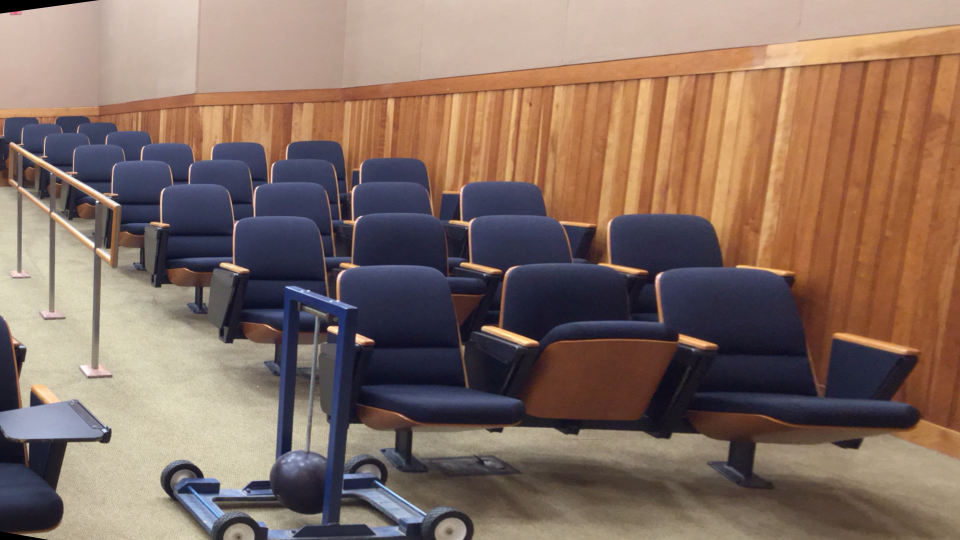
#> input picture data/pendulum/im0.png, 1920 x 1080 px (shown at 1/2 size)
$ python stereo_vision_jkatak73.py
#> lines starting #> are read from the running program, lines starting #| are printed output that depends on the picture

"""
    Importing Necessary Libraries
"""
import cv2
import numpy as np
import matplotlib.pyplot as plt

def compute_fundamental_matrix(features):
    """
    The fundamental matrix is computed and the outliers are eliminated, keeping only the best set of inliers

    :param p1: matches obtanied from filtering BF matcher output

    :return: Fundamental Matrix and Inliers
    """
    iterations = 1000
    inliers_thresh = 0
    chosen_indices = []
    f_matrix = 0

    for i in range(0, iterations):
        indices = []
        n_rows = features.shape[0]
        random_indices = np.random.choice(n_rows, size=8)
        features_8 = features[random_indices, :]

        normalised = True

        x1 = features_8 [:,0:2]
        x2 = features_8 [:,2:4]

        if x1.shape[0] > 7:
            if normalised == True:
                x1_norm, T1 = normalize(x1)
                x2_norm, T2 = normalize(x2)
            else:
                x1_norm,x2_norm = x1,x2

            A = np.zeros((len(x1_norm),9))
            for i in range(0, len(x1_norm)):
                x_1,y_1 = x1_norm[i][0], x1_norm[i][1]
                x_2,y_2 = x2_norm[i][0], x2_norm[i][1]
                A[i] = np.array([x_1*x_2, x_2*y_1, x_2, y_2*x_1, y_2*y_1, y_2, x_1, y_1, 1])

            U, S, VT = np.linalg.svd(A, full_matrices=True)
            F = VT.T[:, -1]
            F = F.reshape(3,3)

            u, s, vt = np.linalg.svd(F)
            s = np.diag(s)
            s[2,2] = 0
            F = np.dot(u, np.dot(s, vt))

            if normalised:
                F = np.dot(T2.T, np.dot(F, T1))
                f_8 = F

        else:
            f_8 = None

        for j in range(n_rows):
            feature = features[j]
            x1,x2 = feature[0:2], feature[2:4]
            x1tmp=np.array([x1[0], x1[1], 1]).T
            x2tmp=np.array([x2[0], x2[1], 1])

            error = np.dot(x1tmp, np.dot(f_8, x2tmp))
            error = np.abs(error)


            # error = errorF(feature, f_8)
            if error < 0.02:
                indices.append(j)

        if len(indices) > inliers_thresh:
            inliers_thresh = len(indices)
            chosen_indices = indices
            f_matrix = f_8

    filtered_features = features[chosen_indices, :]
    return f_matrix, filtered_features

def compute_essential_matrix(K1, K2, F):
    """
    Computing Essential Matrix

    :param p1: Camera 1 Matrix
    :param p2: Camera 2 Matrix

    :return: essential matrix
    """
    E = K2.T.dot(F).dot(K1)
    U,s,V = np.linalg.svd(E)
    s = [1,1,0]
    essential_matrix = np.dot(U,np.dot(np.diag(s),V))
    return essential_matrix


def compute_camera_pose(E):
    """
    Computing the pose of the camera when it was tking the image

    :param p1: essential matrix

    :return: rotational and translational matrix of camera
    """
    U, S, V_T = np.linalg.svd(E)
    W = np.array([[0, -1, 0], [1, 0, 0], [0, 0, 1]])

    R = []
    C = []
    R.append(np.dot(U, np.dot(W, V_T)))
    R.append(np.dot(U, np.dot(W, V_T)))
    R.append(np.dot(U, np.dot(W.T, V_T)))
    R.append(np.dot(U, np.dot(W.T, V_T)))
    C.append(U[:, 2])
    C.append(-U[:, 2])
    C.append(U[:, 2])
    C.append(-U[:, 2])

    for i in range(4):
        if (np.linalg.det(R[i]) < 0):
            R[i] = -R[i]
            C[i] = -C[i]

    return R, C

def cheirality_condition(P_3D,C_,R_3):
    """
    This condition checks if the desired pixel is in front of the camera

    :param p1: points after triangulation
    :param p2: translational matrix
    :param p3: rotational mmatrix

    :return: boolean vaule saying if the condition is satisfied or not
    """
    num_positive = 0
    for P in P_3D:
        P = P.reshape(-1,1)
        if R_3.dot(P - C_) > 0 and P[2]>0:
            num_positive+=1
    return num_positive


def normalize(data):

    data_dash = np.mean(data, axis=0)
    u_dash ,v_dash = data_dash[0], data_dash[1]

    u_cap = data[:,0] - u_dash
    v_cap = data[:,1] - v_dash

    s = (2/np.mean(u_cap**2 + v_cap**2))**(0.5)
    T_scale = np.diag([s,s,1])
    T_trans = np.array([[1,0,-u_dash],[0,1,-v_dash],[0,0,1]])
    T = T_scale.dot(T_trans)

    x_ = np.column_stack((data, np.ones(len(data))))
    x_norm = (T.dot(x_.T)).T

    return  x_norm, T


"""
    Main Function
"""
if __name__ == '__main__':

    """
        Choose the desired Dataset Number
    """
    dataset_number = 3

    if dataset_number == 1:
        dataset = 'Curule Dataset'
        img1 = cv2.imread('data/curule/im0.png')
        img2 = cv2.imread('data/curule/im1.png')
        K1 = np.array([[1758.23, 0, 977.42],[ 0, 1758.23, 552.15],[ 0, 0, 1]])
        K2 = np.array([[1758.23, 0, 977.42],[ 0, 1758.23, 552.15],[ 0, 0, 1]])
        baseline=88.39
        f = K1[0,0]

    elif dataset_number == 2:
        dataset = 'Octagon Dataset'
        img1 = cv2.imread('data/octagon/im0.png')
        img2 = cv2.imread('data/octagon/im1.png')
        K1 = np.array([[1742.11, 0, 804.90],[ 0, 1742.11, 541.22],[ 0, 0, 1]])
        K2 = np.array([[1742.11, 0, 804.90],[ 0, 1742.11, 541.22],[ 0, 0, 1]])
        baseline=221.76
        f = K1[0,0]

    elif dataset_number == 3:
        dataset = 'Pendulum Dataset'
        img1 = cv2.imread('data/pendulum/im0.png')
#> img1 is the input picture: shape (1080, 1920, 3); mean B, G, R 97.7, 109.4, 132.4
        img2 = cv2.imread('data/pendulum/im1.png')
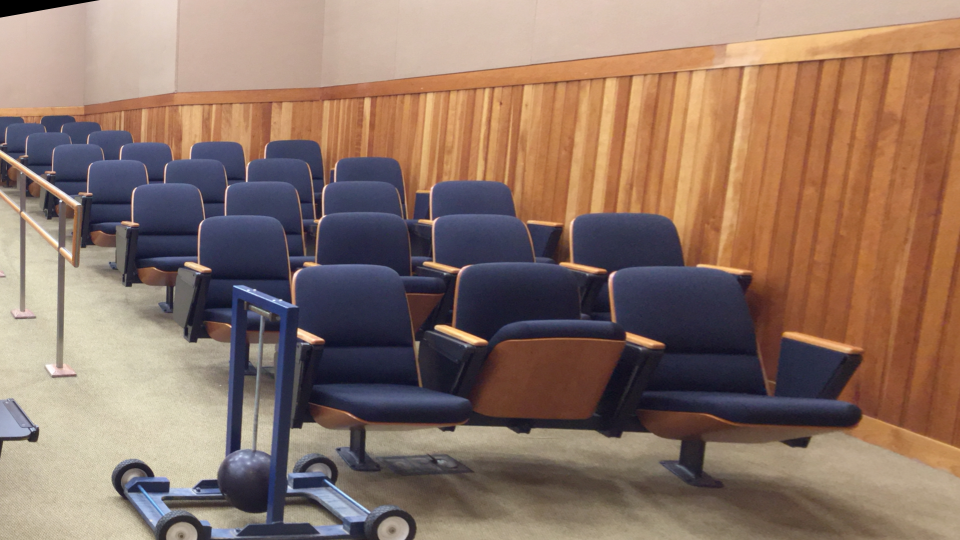
#> input picture data/pendulum/im1.png, 1920 x 1080 px (shown at 1/2 size)
#> img2 is the input picture: shape (1080, 1920, 3); mean B, G, R 101.6, 115.2, 140.5
        K1 = np.array([[1729.05, 0, -364.24],[ 0, 1729.05, 552.22],[ 0, 0, 1]])
        K2 = np.array([[1729.05, 0, -364.24],[ 0, 1729.05, 552.22],[ 0, 0, 1]])
        baseline=537.75
        f = K1[0,0]

    else:
        print("Data-set does not exist")


    print('[INFO]... Chosen Dataset is: ', dataset)
    print('Camera Matrix= \n', K1)
    print('Baseline= ', baseline, '\n')

    """
        Pre-processing Images
    """
    # Creating a Copy of Input Images
    print('[INFO]... Reading Input Images')
    image0 = img1
    image1 = img2

    # Converting to Gray Scale Images
    print('[INFO]... Converting input Images to Gray Scale')
    gray_image0 = cv2.cvtColor(image0, cv2.COLOR_BGR2GRAY)
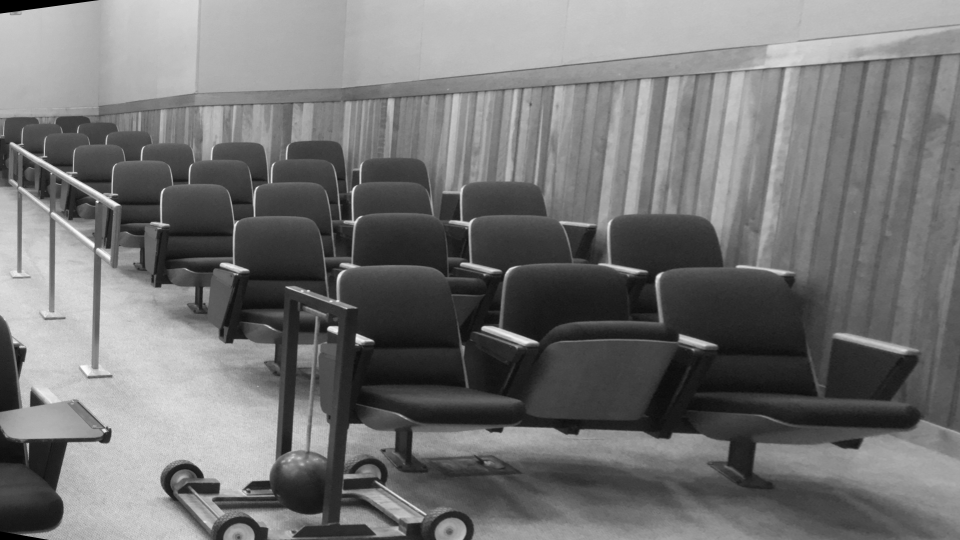
#> gray_image0: shape (1080, 1920) (shown at 1/2 size); min 0, max 255, mean 115
    gray_image1 = cv2.cvtColor(image1, cv2.COLOR_BGR2GRAY)
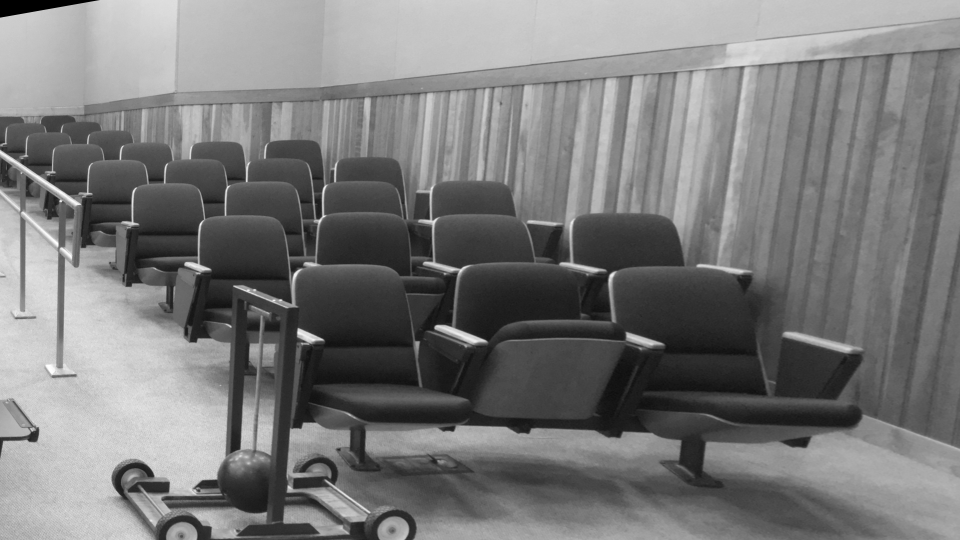
#> gray_image1: shape (1080, 1920) (shown at 1/2 size); min 0, max 255, mean 121.2

    # Converting to RGB Image
    print('[INFO]... Creating a RGB copy of input Images')
    rgb_image0 = cv2.cvtColor(image0, cv2.COLOR_BGR2RGB)
    rgb_image1 = cv2.cvtColor(image1, cv2.COLOR_BGR2RGB)

    """
        Calibration
    """

    # Finding Key points using SIFT Detector
    print('[INFO]... Finding Key points using SIFT Detector')
    sift = cv2.SIFT_create()
    kp1, des1 = sift.detectAndCompute(gray_image0, None)
#> kp1 = 2113 keypoints; strongest (x, y, size): (720, 679, 14.3), (194, 403, 3.5), (1046, 682, 15.4), (71, 800, 16.6)
    kp2, des2 = sift.detectAndCompute(gray_image1, None)
#> kp2 = 2073 keypoints; strongest (x, y, size): (613, 674, 20.7), (603, 667, 13.3), (945, 679, 16.7), (121, 402, 3.3)

    # Finding Matching points
    print('[INFO]... Finding Matching points')
    bf = cv2.BFMatcher()
    matches = bf.match(des1,des2)
#> matches = 2113 matches

    # Filtering the Matching Points
    matches = sorted(matches, key = lambda x :x.distance)
    filtered_matches = matches[0:100]
#> filtered_matches = 100 matches

    # Draw lines between the similar Matching points of given tow images
    matched_image = cv2.drawMatches(rgb_image0,kp1,rgb_image1,kp2,matches[:100],None,flags=cv2.DrawMatchesFlags_NOT_DRAW_SINGLE_POINTS)
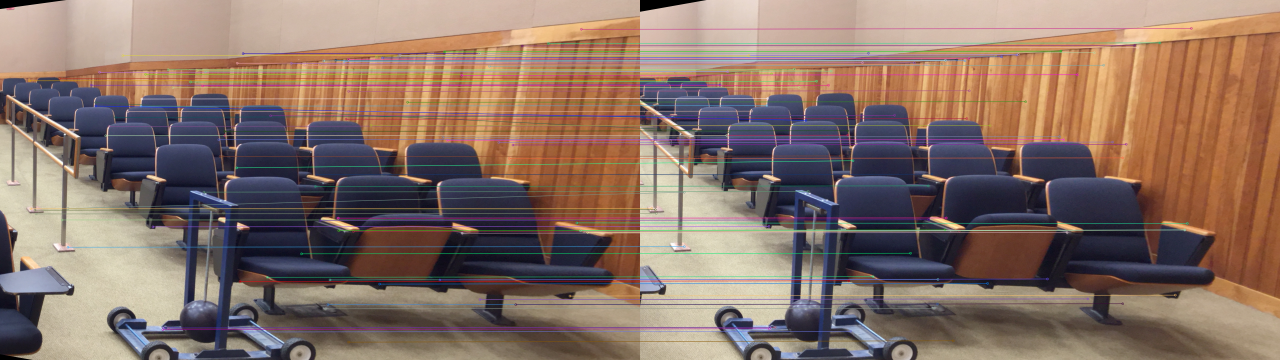
#> matched_image: shape (1080, 3840, 3) (shown at 1/3 size); mean R, G, B 136, 113.3, 102.5
    plt.imshow(matched_image)
    plt.savefig('features_image.png')

    # Converting the obtained Matches into an Array
    matched_pairs = []
    for i, m1 in enumerate(filtered_matches):
        pt1 = kp1[m1.queryIdx].pt
        pt2 = kp2[m1.trainIdx].pt
        matched_pairs.append([pt1[0], pt1[1], pt2[0], pt2[1]])
#> this loop made 100 passes
#> (pt1, pt2) on passes 1 to 12: ((1045.4, 273.6), (987.4, 271.9)), ((568.2, 210.5), (526.2, 210.3)), ((1565.8, 137.5), (1483.9, 135.5)), ((673.6, 406.4), (623, 404.9)), ((1333.3, 155.1), (1262.2, 152.8)), ((1496, 426.7), (1417.5, 425.6)), ((1031.9, 184.1), (974.3, 181.8)), ((107.8, 641.4), (48.28, 640)), ((316.9, 406.7), (259.7, 405.6)), ((801.7, 831.2), (699, 829.4)), ((87.83, 242), (58.94, 240.9)), ((1730.1, 668.2), (1641.6, 669.8))
#> after the loop, matched_pairs = 100 items, first 6: [1045.4, 273.6, 987.4, 271.9], [568.2, 210.5, 526.2, 210.3], [1565.8, 137.5, 1483.9, 135.5], [673.6, 406.4, 623, 404.9], [1333.3, 155.1, 1262.2, 152.8], [1496, 426.7, 1417.5, 425.6]
    matched_pairs = np.array(matched_pairs).reshape(-1, 4)
#> matched_pairs = 100 rows, first 6: [1045.4, 273.6, 987.4, 271.9], [568.2, 210.5, 526.2, 210.3], [1565.8, 137.5, 1483.9, 135.5], [673.6, 406.4, 623, 404.9], [1333.3, 155.1, 1262.2, 152.8], [1496, 426.7, 1417.5, 425.6]

    # Get Fundamental Matrix
    print('[INFO]... Finding Fundamental Matrix')
    fundamental_matrix, matched_pairs_inliers = compute_fundamental_matrix(matched_pairs)
#> the loop in compute_fundamental_matrix, `for i in range(0, iterations):` made 1000 passes
#> T1 on passes 1, 4: [[0.00252, 0, -2.55], [0, 0.00252, -1.35], [0, 0, 1]], [[0.00235, 0, -2.52], [0, 0.00235, -1.26], [0, 0, 1]]
#> T1 on passes 3, 7: [[0.00249, 0, -2.33], [0, 0.00249, -1.24], [0, 0, 1]], [[0.00337, 0, -2.87], [0, 0.00337, -1.43], [0, 0, 1]]

    # Get Essential Matrix
    print('[INFO]... Finding Essential Matrix')
    essential_matrix = compute_essential_matrix(K1, K2, fundamental_matrix)

    # Get Camera Pose
    print('[INFO]... Finding Camera Pose')
    init_rotational_matrix, init_translational_matrix = compute_camera_pose(essential_matrix)

    # Projection Matrix
    Pts_3D = []
    R1  = np.identity(3)
    C1  = np.zeros((3, 1))
    I = np.identity(3)
    for i in range(len(init_rotational_matrix)):
        R2 =  init_rotational_matrix[i]
        C2 =   init_translational_matrix[i].reshape(3,1)
        ProjectionM_left = np.dot(K1, np.dot(R1, np.hstack((I, -C1.reshape(3,1)))))
        ProjectionM_right = np.dot(K2, np.dot(R2, np.hstack((I, -C2.reshape(3,1)))))

        # Triangulation
        for xL,xR in zip(matched_pairs_inliers[:,0:2], matched_pairs_inliers[:,2:4]):
            pts_3d = cv2.triangulatePoints(ProjectionM_left, ProjectionM_right, np.float32(xL), np.float32(xR))
            pts_3d = np.array(pts_3d)
            pts_3d = pts_3d[0:3,0]
            Pts_3D.append(pts_3d)
#> this loop made 4 passes

    # Finding Actual camera pose from the obtained 4 sets of values
    best_i = 0
    max_Positive = 0
    for i in range(len(init_rotational_matrix)):
        R_, C_ = init_rotational_matrix[i],  init_translational_matrix[i].reshape(-1,1)
        R_3 = R_[2].reshape(1,-1)
        num_Positive = cheirality_condition(Pts_3D,C_,R_3)

        if num_Positive > max_Positive:
            best_i = i
            max_Positive = num_Positive

    R_Config, C_Config, P3D = init_rotational_matrix[best_i], init_translational_matrix[best_i], Pts_3D[best_i]

    print('The Funndamental Matrix: \n', fundamental_matrix,'\n')
#| The Funndamental Matrix:
#|  [[ 3.43672402e-11 -6.67011899e-08  3.76648928e-05]
#|  [ 6.04850771e-08 -5.61755906e-09  1.95964725e-03]
#|  [-3.30621433e-05 -1.95207316e-03  2.70494174e-04]]
    print('The Essential Matrix: \n', essential_matrix,'\n')
#| The Essential Matrix:
#|  [[ 2.14455868e-05 -5.96215908e-02  2.51663261e-04]
#|  [ 5.39816482e-02 -2.14636795e-03  9.98539548e-01]
#|  [ 1.40045316e-05 -9.98218734e-01 -2.16919028e-03]]
    print('The Rotation Matrix: \n', R_Config,'\n')
#| The Rotation Matrix:
#|  [[ 9.99983970e-01  3.83534528e-04  5.64919845e-03]
#|  [-3.95803781e-04  9.99997565e-01  2.17089936e-03]
#|  [-5.64835208e-03 -2.17310053e-03  9.99981687e-01]]
    print('The Translation Matrix: \n', C_Config, '\n')
#| The Translation Matrix:
#|  [ 9.98221019e-01 -3.81101231e-04 -5.96209078e-02]


    """
        Rectification
    """

    # Matched pairs in Image 1 and Image 2
    set1, set2 = matched_pairs_inliers[:,0:2], matched_pairs_inliers[:,2:4]

    h1, w1 = image0.shape[:2]
    h2, w2 = image1.shape[:2]

    print('[INFO]... Computing Homography Matrices \n')
    # Homographic Transformation to project the image plane of each camera onto a perfectly aligned virtual plane
    _, H1, H2 = cv2.stereoRectifyUncalibrated(np.float32(set1), np.float32(set2), fundamental_matrix, imgSize=(w1, h1))
    print("Estimated H1 and H2 as \n Homography Matrix 1: \n", H1,'\nHomography Matrix 2:\n ', H2)
#| Estimated H1 and H2 as
#|  Homography Matrix 1:
#|  [[-1.94037651e-03  1.33874212e-04  6.32241235e-02]
#|  [-3.19876614e-05 -1.95250649e-03  3.52652585e-02]
#|  [-5.85778357e-08  5.49008009e-09 -1.89788203e-03]]
#| Homography Matrix 2:
#|   [[ 1.03171071e+00 -7.93112390e-04 -3.00140037e+01]
#|  [ 1.86061773e-02  9.99985992e-01 -1.78543660e+01]
#|  [ 3.30323004e-05 -2.53930936e-08  9.68302704e-01]]

    print('[INFO]... Warping the Image \n')
    # Warping image to make the epipolar lines parallel
    img1_rectified = cv2.warpPerspective(image0, H1, (w1, h1))
    img2_rectified = cv2.warpPerspective(image1, H2, (w2, h2))
    set1_rectified = cv2.perspectiveTransform(set1.reshape(-1, 1, 2), H1).reshape(-1,2)
    set2_rectified = cv2.perspectiveTransform(set2.reshape(-1, 1, 2), H2).reshape(-1,2)

    # Reshaping the rectified Image
    img1_rectified_reshaped = cv2.resize(img1_rectified, (int(img1_rectified.shape[1] / 4), int(img1_rectified.shape[0] / 4)))
    img2_rectified_reshaped = cv2.resize(img2_rectified, (int(img2_rectified.shape[1] / 4), int(img2_rectified.shape[0] / 4)))

    # Gray scaling the Rectified Image
    img1_rectified_reshaped = cv2.cvtColor(img1_rectified_reshaped, cv2.COLOR_BGR2GRAY)
#> img1_rectified_reshaped: shape (270, 480)
    img2_rectified_reshaped = cv2.cvtColor(img2_rectified_reshaped, cv2.COLOR_BGR2GRAY)
#> img2_rectified_reshaped: shape (270, 480)

    """
        Correspondence
    """

    left_array, right_array = img1_rectified_reshaped, img2_rectified_reshaped
    left_array = left_array.astype(int)
    right_array = right_array.astype(int)
    if left_array.shape != right_array.shape:
        raise "Inequal Image Shape"
    h, w = left_array.shape

    # After a lot of trial and error, settled in on these values for each dataset
    if(dataset_number == 1):
        depth_thresh = 90000
        window = 5
    elif(dataset_number == 2):
        depth_thresh = 1000000
        window = 7
    elif(dataset_number == 3):
        depth_thresh = 100000
        window = 3

    print('[INFO]... Computing Disparity Map')
    disparity_map = np.zeros((h, w))
    x_new = w - (2 * window)
    for y in range(window, h-window):
        block_left_array = []
        block_right_array = []
        for x in range(window, w-window):
            block_left = left_array[y:y + window, x:x + window]
            block_left_array.append(block_left.flatten())

            block_right = right_array[y:y + window, x:x + window]
            block_right_array.append(block_right.flatten())

        block_left_array = np.array(block_left_array)
        block_left_array = np.repeat(block_left_array[:, :, np.newaxis], x_new, axis=2)

        block_right_array = np.array(block_right_array)
        block_right_array = np.repeat(block_right_array[:, :, np.newaxis], x_new, axis=2)
        block_right_array = block_right_array.T

        abs_diff = np.abs(block_left_array - block_right_array)
        sum_abs_diff = np.sum(abs_diff, axis = 1)
        idx = np.argmin(sum_abs_diff, axis = 0)
        disparity = np.abs(idx - np.linspace(0, x_new, x_new, dtype=int)).reshape(1, x_new)
        disparity_map[y, 0:x_new] = disparity
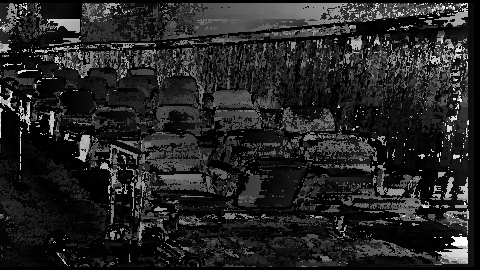
#> disparity_map: shape (270, 480) float64; min 0, max 465, mean 67.9; drawn with min black and max white
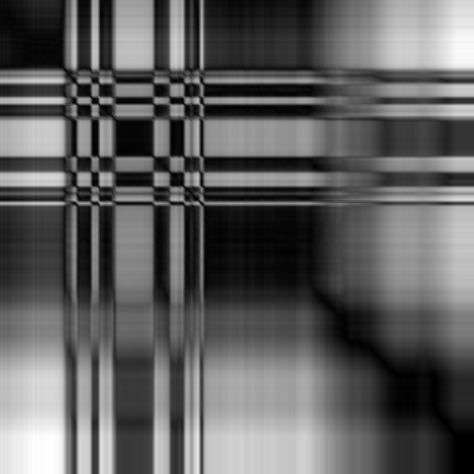
#> sum_abs_diff: shape (474, 474) int64; min 0, max 1830, mean 686.3; drawn with min black and max white

    # Final disparity Map
    disparity_map_int = np.uint8(disparity_map * 255 / np.max(disparity_map))

#--------------------DEPTH--------------------------------------------------
    """
        Depth
    """
    print('[INFO]... Computing Depth Map')

    if(dataset_number == 1):
        depth = (baseline * f) / (disparity_map + 1e-10)
        depth[depth > depth_thresh] = depth_thresh
    elif(dataset_number == 2):
        depth = (baseline * f) / (disparity_map + 1e-10)
        depth[depth > depth_thresh] = depth_thresh
    elif(dataset_number == 3):
        depth = (baseline * f) / (disparity_map + 1e-10)
        depth[depth > depth_thresh] = depth_thresh
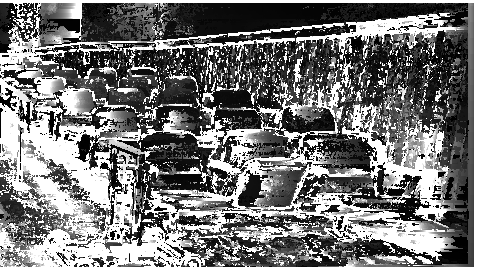
#> depth: shape (270, 480) float64; min 1999.6, max 100000, mean 47833.6; drawn with min black and max white

    # Final Depth Map
    depth_map = np.uint8(depth * 255 / np.max(depth))

    # Saving all the outputs
    plt.imshow(disparity_map_int, cmap='hot', interpolation='nearest')
    plt.savefig('disparity_heat_map' +str(dataset_number)+ ".png")
    plt.imshow(disparity_map_int, cmap='gray', interpolation='nearest')
    plt.savefig('disparity_gray_image' +str(dataset_number)+ ".png")
    plt.imshow(depth_map, cmap='hot', interpolation='nearest')
    plt.savefig('depth_heat_map' +str(dataset_number)+ ".png")
    plt.imshow(depth_map, cmap='gray', interpolation='nearest')
    plt.savefig('depth_gray_image' +str(dataset_number)+ ".png")
